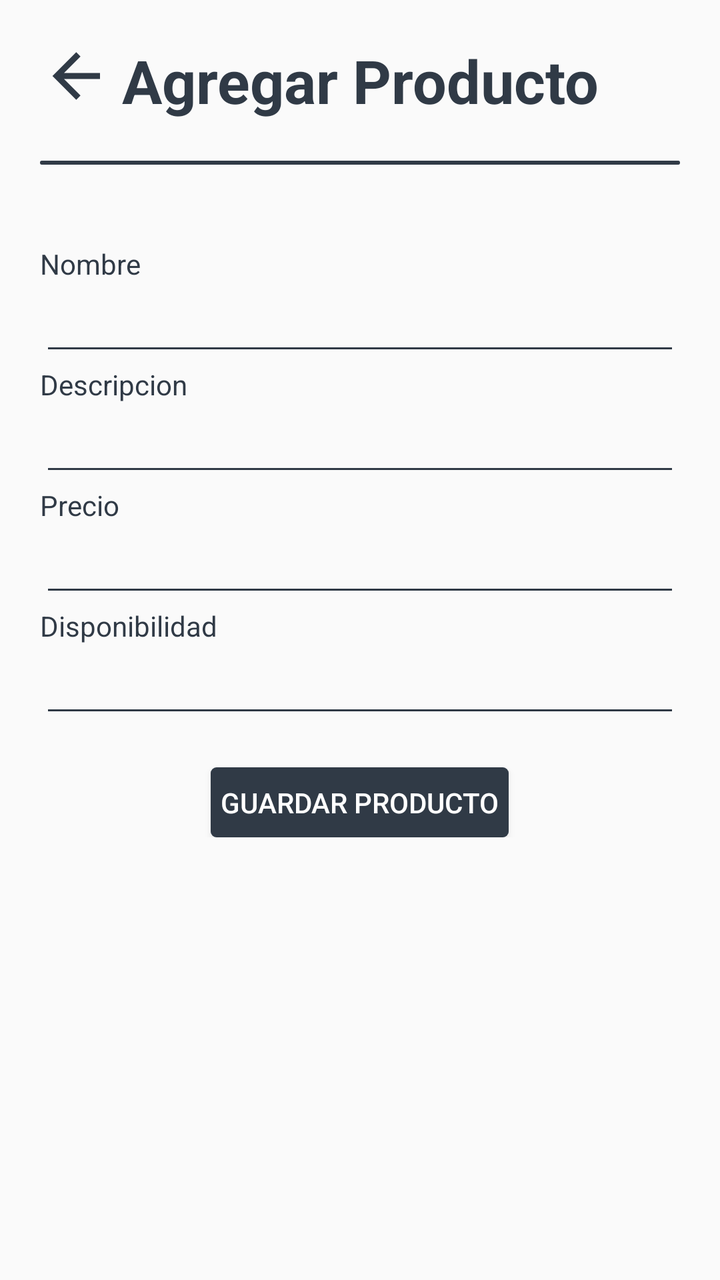
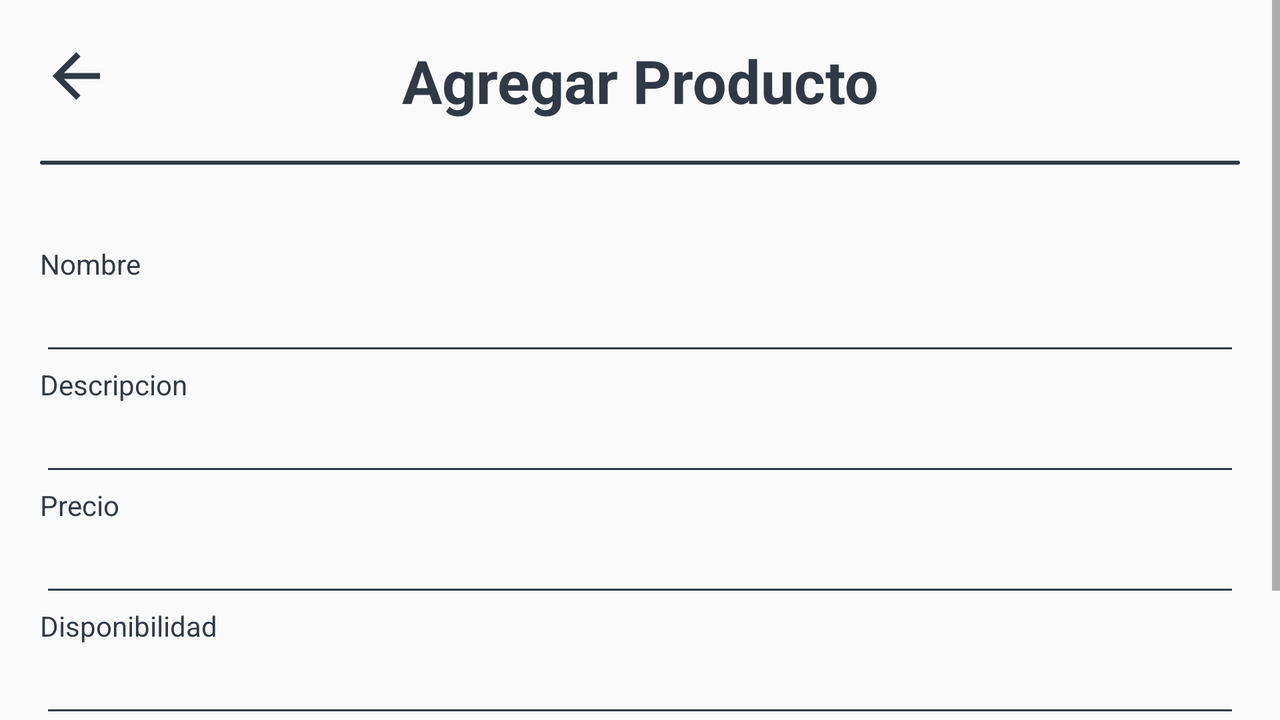

Compare how this app lays out the same screen by default and in its alternative resource folder. The renders come first, then the two layout files and the values they reference.
<!-- AndroidManifest.xml: application theme Theme.InsuCompu -->
<!-- res/layout/activity_add_product.xml -->
<?xml version="1.0" encoding="utf-8"?>
<LinearLayout xmlns:android="http://schemas.android.com/apk/res/android"
    xmlns:app="http://schemas.android.com/apk/res-auto"
    xmlns:tools="http://schemas.android.com/tools"
    android:layout_width="match_parent"
    android:layout_height="match_parent"
    tools:context=".AddProduct"
    android:orientation="vertical">
    <androidx.constraintlayout.widget.ConstraintLayout
        android:layout_width="match_parent"
        android:layout_height="wrap_content"
        android:orientation="horizontal"
        android:layout_margin="20dp">

        <ImageButton
            android:id="@+id/btnClose"
            android:layout_width="wrap_content"
            android:layout_height="wrap_content"
            android:background="@android:color/transparent"
            android:src="@drawable/arrow_left"
            android:layout_weight="5"
            app:layout_constraintStart_toStartOf="parent"
            app:layout_constraintTop_toTopOf="parent"/>

        <TextView
            android:layout_width="wrap_content"
            android:layout_height="wrap_content"
            android:text="@string/addProduct"
            android:textAlignment="center"
            android:textColor="@color/dark_blue"
            android:textSize="30sp"
            android:textStyle="bold"
            android:layout_weight="1"
            app:layout_constraintTop_toTopOf="parent"
            app:layout_constraintEnd_toEndOf="parent"
            app:layout_constraintStart_toStartOf="parent"
            />
    </androidx.constraintlayout.widget.ConstraintLayout>
    <View
        android:layout_width="match_parent"
        android:layout_height="2dp"
        android:background="@drawable/ripple_blue"
        android:layout_marginStart="20dp"
        android:layout_marginEnd="20dp"/>
    <LinearLayout
        android:layout_width="match_parent"
        android:layout_height="wrap_content"
        android:orientation="vertical"
        android:layout_marginEnd="20dp"
        android:layout_marginStart="20dp"
        android:layout_marginTop="40dp">
        <TextView
            android:layout_width="match_parent"
            android:layout_height="wrap_content"
            android:textColor="@color/dark_blue"
            android:text="@string/userName"
            android:labelFor="@+id/etProductName"/>
        <EditText
            android:id="@+id/etProductName"
            android:layout_width="match_parent"
            android:layout_height="wrap_content"
            android:textColor="@color/dark_blue"
            android:backgroundTint="@color/dark_blue"
            android:inputType="textCapWords"/>
        <TextView
            android:layout_width="match_parent"
            android:layout_height="wrap_content"
            android:textColor="@color/dark_blue"
            android:text="@string/description"
            android:labelFor="@+id/etProductDescription"/>
        <EditText
            android:id="@+id/etProductDescription"
            android:layout_width="match_parent"
            android:layout_height="wrap_content"
            android:textColor="@color/dark_blue"
            android:backgroundTint="@color/dark_blue"
            android:inputType="textCapSentences"/>
        <TextView
            android:layout_width="match_parent"
            android:layout_height="wrap_content"
            android:textColor="@color/dark_blue"
            android:text="@string/price"
            android:labelFor="@+id/etProdutPrice"/>
        <EditText
            android:id="@+id/etProdutPrice"
            android:layout_width="match_parent"
            android:layout_height="wrap_content"
            android:textColor="@color/dark_blue"
            android:backgroundTint="@color/dark_blue"
            android:inputType="number"/>
        <TextView
            android:layout_width="match_parent"
            android:layout_height="wrap_content"
            android:textColor="@color/dark_blue"
            android:text="@string/disponibility"
            android:labelFor="@+id/etProductDisponibility"/>
        <EditText
            android:id="@+id/etProductDisponibility"
            android:layout_width="match_parent"
            android:layout_height="wrap_content"
            android:textColor="@color/dark_blue"
            android:backgroundTint="@color/dark_blue"
            android:inputType="number"/>

    </LinearLayout>
    <LinearLayout
        android:layout_width="match_parent"
        android:layout_height="wrap_content"
        android:orientation="vertical"
        android:gravity="center_horizontal">
        <Button
            android:id="@+id/btnSaveProduct"
            android:layout_width="wrap_content"
            android:layout_height="35dp"
            android:textColor="@color/white"
            android:text="@string/saveProduct"
            android:layout_marginTop="20dp"
            android:background="@drawable/ripple_blue"
            android:padding="5dp"/>
    </LinearLayout>

</LinearLayout>
<!-- resources referenced by this layout -->
<resources>
  <color name="dark_blue">#303A46</color>
  <color name="white">#FFFFFFFF</color>
  <!-- drawable arrow_left (drawable) -->
  <vector xmlns:android="http://schemas.android.com/apk/res/android"
      android:height="36dp"
      android:width="36dp"
      android:viewportWidth="24"
      android:viewportHeight="24">
      <path android:fillColor="@color/dark_blue" android:pathData="M20,11V13H8L13.5,18.5L12.08,19.92L4.16,12L12.08,4.08L13.5,5.5L8,11H20Z" />
  </vector>
  <!-- drawable ripple_blue (drawable) -->
  <?xml version="1.0" encoding="utf-8"?>
  <ripple xmlns:android="http://schemas.android.com/apk/res/android"
      android:color="?android:colorControlHighlight">
  
      <item android:state_pressed="true" >
          <shape android:shape="rectangle">
              <solid android:color="#6621425d"/>
              <corners android:radius="3dp"/>
          </shape>
      </item>
  
      <item android:state_pressed="false">
          <shape android:shape="rectangle">
              <solid android:color="@color/dark_blue"/>
              <corners android:radius="3dp"/>
          </shape>
      </item>
  
  
  </ripple>
  <string name="addProduct">Agregar Producto</string>
  <string name="description">Descripcion</string>
  <string name="disponibility">Disponibilidad</string>
  <string name="price">Precio</string>
  <string name="saveProduct">Guardar Producto</string>
  <string name="userName">Nombre</string>
  <style name="Theme.InsuCompu" parent="Theme.AppCompat.Light.NoActionBar">
          
          <item name="colorPrimary">@color/deep_blue</item>
          <item name="colorPrimaryVariant">@color/white</item>
          <item name="colorOnPrimary">@color/white</item>
          
          <item name="colorSecondary">@color/teal_200</item>
          <item name="colorSecondaryVariant">@color/teal_700</item>
          <item name="colorOnSecondary">@color/black</item>
          
          <item name="android:statusBarColor">@color/deep_blue</item>
          
      </style>
  <color name="deep_blue">#13548C</color>
  <color name="teal_200">#FF03DAC5</color>
  <color name="teal_700">#FF018786</color>
  <color name="black">#FF000000</color>
</resources>
<!-- res/layout-land/activity_add_product.xml (the repository's variant of the layout above) -->
<!-- drawn on the phone turned sideways -->
<?xml version="1.0" encoding="utf-8"?>
<LinearLayout xmlns:android="http://schemas.android.com/apk/res/android"
    xmlns:app="http://schemas.android.com/apk/res-auto"
    xmlns:tools="http://schemas.android.com/tools"
    android:layout_width="match_parent"
    android:layout_height="match_parent"
    tools:context=".AddProduct"
    android:orientation="vertical">
    <ScrollView
        android:layout_width="match_parent"
        android:layout_height="match_parent">
        <LinearLayout
            android:layout_width="match_parent"
            android:layout_height="match_parent"
            android:orientation="vertical"
            android:paddingBottom="20dp">
            <androidx.constraintlayout.widget.ConstraintLayout
                android:layout_width="match_parent"
                android:layout_height="wrap_content"
                android:orientation="horizontal"
                android:layout_margin="20dp">

                <ImageButton
                    android:id="@+id/btnClose"
                    android:layout_width="wrap_content"
                    android:layout_height="wrap_content"
                    android:background="@android:color/transparent"
                    android:src="@drawable/arrow_left"
                    android:layout_weight="5"
                    app:layout_constraintStart_toStartOf="parent"
                    app:layout_constraintTop_toTopOf="parent"/>

                <TextView
                    android:layout_width="wrap_content"
                    android:layout_height="wrap_content"
                    android:text="@string/addProduct"
                    android:textAlignment="center"
                    android:textColor="@color/dark_blue"
                    android:textSize="30sp"
                    android:textStyle="bold"
                    android:layout_weight="1"
                    app:layout_constraintTop_toTopOf="parent"
                    app:layout_constraintEnd_toEndOf="parent"
                    app:layout_constraintStart_toStartOf="parent"
                    />
            </androidx.constraintlayout.widget.ConstraintLayout>
            <View
                android:layout_width="match_parent"
                android:layout_height="2dp"
                android:background="@drawable/ripple_blue"
                android:layout_marginStart="20dp"
                android:layout_marginEnd="20dp"/>
            <LinearLayout
                android:layout_width="match_parent"
                android:layout_height="wrap_content"
                android:orientation="vertical"
                android:layout_marginEnd="20dp"
                android:layout_marginStart="20dp"
                android:layout_marginTop="40dp">
                <TextView
                    android:layout_width="match_parent"
                    android:layout_height="wrap_content"
                    android:textColor="@color/dark_blue"
                    android:text="@string/userName"
                    android:labelFor="@+id/etProductName"/>
                <EditText
                    android:id="@+id/etProductName"
                    android:layout_width="match_parent"
                    android:layout_height="wrap_content"
                    android:textColor="@color/dark_blue"
                    android:backgroundTint="@color/dark_blue"
                    android:inputType="textCapWords"/>
                <TextView
                    android:layout_width="match_parent"
                    android:layout_height="wrap_content"
                    android:textColor="@color/dark_blue"
                    android:text="@string/description"
                    android:labelFor="@+id/etProductDescription"/>
                <EditText
                    android:id="@+id/etProductDescription"
                    android:layout_width="match_parent"
                    android:layout_height="wrap_content"
                    android:textColor="@color/dark_blue"
                    android:backgroundTint="@color/dark_blue"
                    android:inputType="textCapSentences"/>
                <TextView
                    android:layout_width="match_parent"
                    android:layout_height="wrap_content"
                    android:textColor="@color/dark_blue"
                    android:text="@string/price"
                    android:labelFor="@+id/etProdutPrice"/>
                <EditText
                    android:id="@+id/etProdutPrice"
                    android:layout_width="match_parent"
                    android:layout_height="wrap_content"
                    android:textColor="@color/dark_blue"
                    android:backgroundTint="@color/dark_blue"
                    android:inputType="number"/>
                <TextView
                    android:layout_width="match_parent"
                    android:layout_height="wrap_content"
                    android:textColor="@color/dark_blue"
                    android:text="@string/disponibility"
                    android:labelFor="@+id/etProductDisponibility"/>
                <EditText
                    android:id="@+id/etProductDisponibility"
                    android:layout_width="match_parent"
                    android:layout_height="wrap_content"
                    android:textColor="@color/dark_blue"
                    android:backgroundTint="@color/dark_blue"
                    android:inputType="number"/>

            </LinearLayout>
            <LinearLayout
                android:layout_width="match_parent"
                android:layout_height="wrap_content"
                android:orientation="vertical"
                android:gravity="center_horizontal">
                <Button
                    android:id="@+id/btnSaveProduct"
                    android:layout_width="wrap_content"
                    android:layout_height="35dp"
                    android:textColor="@color/white"
                    android:text="@string/saveProduct"
                    android:layout_marginTop="20dp"
                    android:background="@drawable/ripple_blue"
                    android:padding="5dp"/>
            </LinearLayout>
        </LinearLayout>
    </ScrollView>

</LinearLayout>
